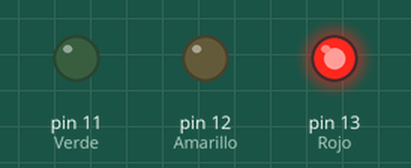
This sketch was run on a simulated Arduino Uno, built with avr-gcc and run on an emulated ATmega328P. Parts: output pins drawn as LEDs (lit = HIGH).

Above: at 1.0 s.
At 3.0 s:
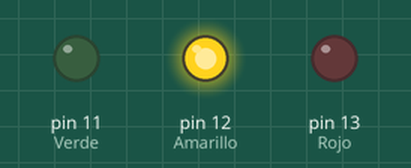
At 4.7 s:
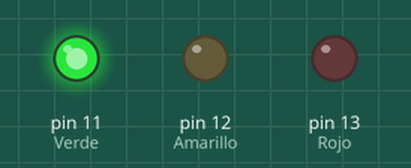
Timing chart, 0 to 7.2 s (numbered marks = the images above):
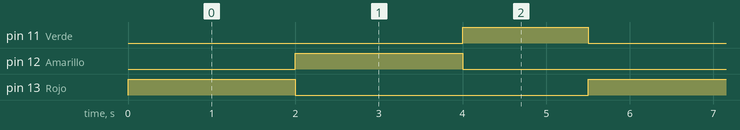

Measured:
- by itself, pin 11 (Verde): alternates HIGH for 1.5 s and LOW for 4.0 s
- by itself, pin 12 (Amarillo), pin 13 (Rojo): alternates HIGH for 2.0 s and LOW for 3.5 s
- by itself, everything shown: repeats every 5.5 s, in 3 steps

The sketch:

Traffic_Ligth.ino
```cpp
const int Rojo = 13;
const int Amarillo = 12;
const int Verde = 11;

void setup() {
  pinMode(Rojo, OUTPUT);
  pinMode(Amarillo, OUTPUT);
  pinMode(Verde, OUTPUT);
}

void loop() {
  digitalWrite(Rojo , HIGH);
  digitalWrite(Amarillo , LOW);
  digitalWrite(Verde , LOW);
  delay(2000);

  digitalWrite(Rojo , LOW);
  digitalWrite(Amarillo , HIGH);
  digitalWrite(Verde , LOW);
  delay(2000);

  digitalWrite(Rojo , LOW);
  digitalWrite(Amarillo , LOW);
  digitalWrite(Verde , HIGH);
  delay(1500);

}
```
